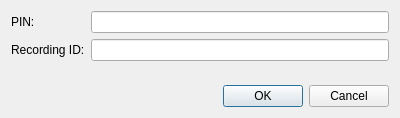
<?xml version="1.0" encoding="UTF-8"?>
<ui version="4.0">
 <class>DialogCreateRoom</class>
 <widget class="QDialog" name="DialogCreateRoom">
  <property name="geometry">
   <rect>
    <x>0</x>
    <y>0</y>
    <width>400</width>
    <height>118</height>
   </rect>
  </property>
  <property name="windowTitle">
   <string>Create A Room</string>
  </property>
  <layout class="QVBoxLayout" name="verticalLayout">
   <item>
    <layout class="QFormLayout" name="formLayout">
     <item row="0" column="0">
      <widget class="QLabel" name="label">
       <property name="text">
        <string>PIN:</string>
       </property>
      </widget>
     </item>
     <item row="0" column="1">
      <widget class="QLineEdit" name="lineEdit_PIN"/>
     </item>
     <item row="1" column="0">
      <widget class="QLabel" name="label_RecordingID">
       <property name="enabled">
        <bool>true</bool>
       </property>
       <property name="text">
        <string>Recording ID:</string>
       </property>
      </widget>
     </item>
     <item row="1" column="1">
      <widget class="QLineEdit" name="lineEdit_RecordingID">
       <property name="enabled">
        <bool>true</bool>
       </property>
      </widget>
     </item>
    </layout>
   </item>
   <item>
    <widget class="QDialogButtonBox" name="buttonBox">
     <property name="orientation">
      <enum>Qt::Horizontal</enum>
     </property>
     <property name="standardButtons">
      <set>QDialogButtonBox::Cancel|QDialogButtonBox::Ok</set>
     </property>
    </widget>
   </item>
  </layout>
 </widget>
 <resources/>
 <connections>
  <connection>
   <sender>buttonBox</sender>
   <signal>accepted()</signal>
   <receiver>DialogCreateRoom</receiver>
   <slot>accept()</slot>
   <hints>
    <hint type="sourcelabel">
     <x>248</x>
     <y>254</y>
    </hint>
    <hint type="destinationlabel">
     <x>157</x>
     <y>274</y>
    </hint>
   </hints>
  </connection>
  <connection>
   <sender>buttonBox</sender>
   <signal>rejected()</signal>
   <receiver>DialogCreateRoom</receiver>
   <slot>reject()</slot>
   <hints>
    <hint type="sourcelabel">
     <x>316</x>
     <y>260</y>
    </hint>
    <hint type="destinationlabel">
     <x>286</x>
     <y>274</y>
    </hint>
   </hints>
  </connection>
 </connections>
</ui>
